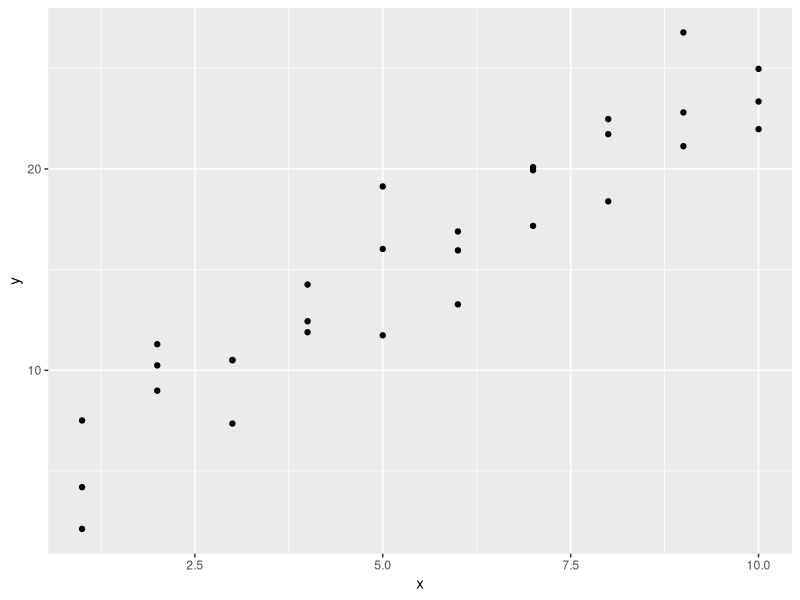
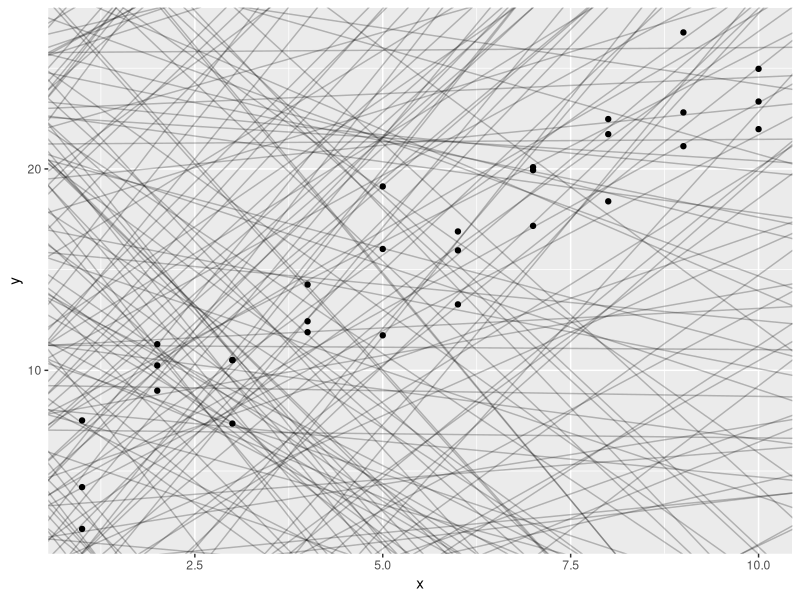
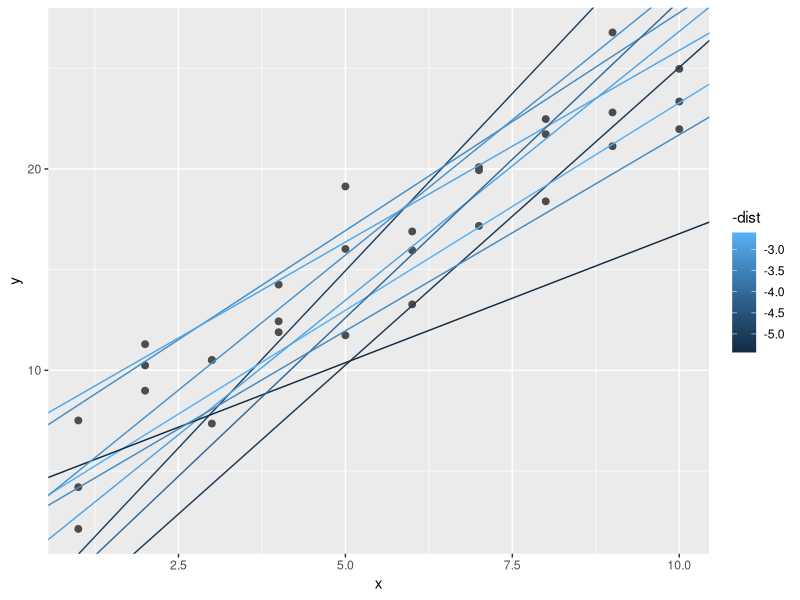
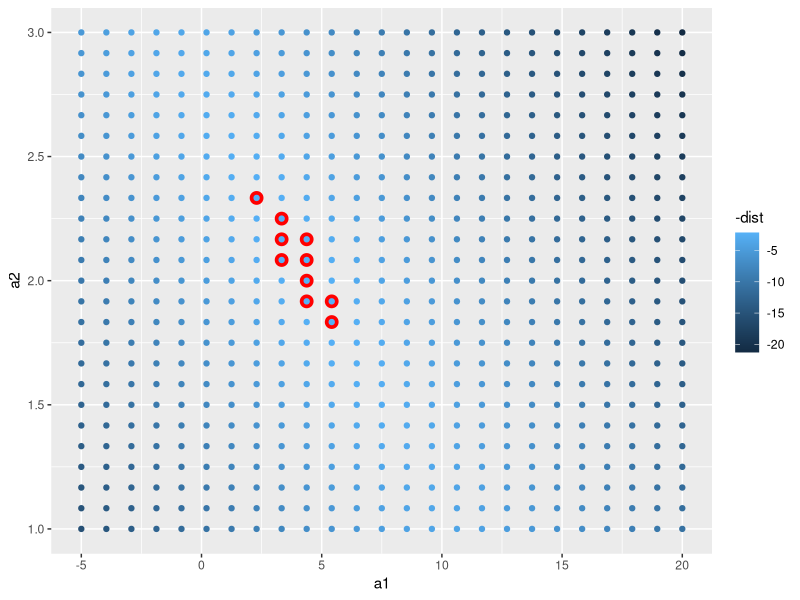
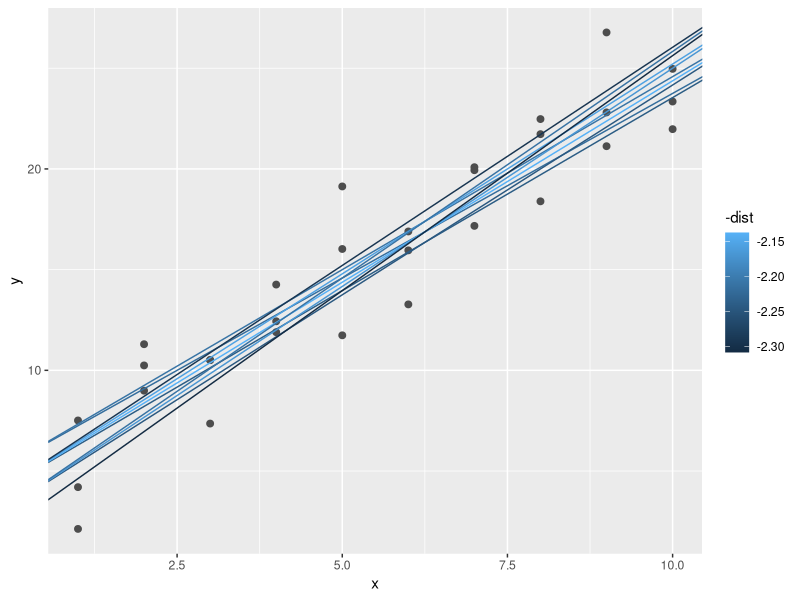
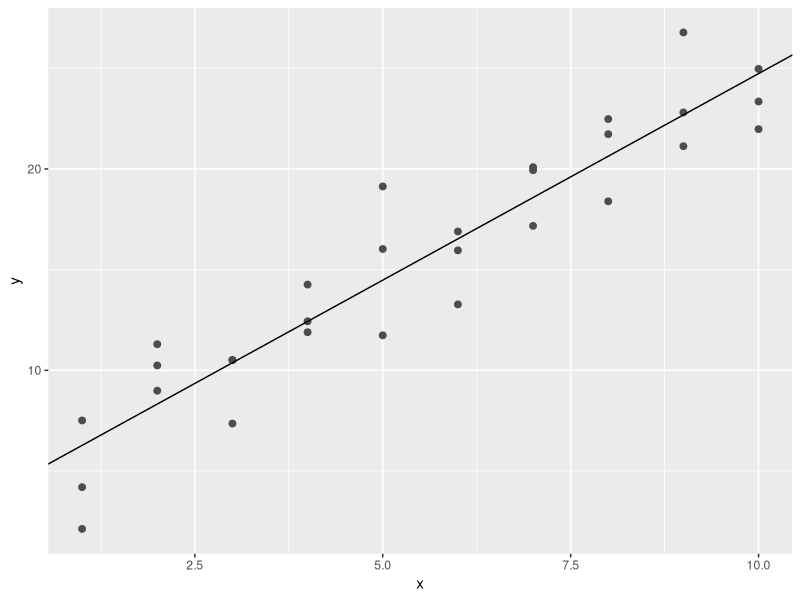

R code for these plots, in order:
## ---- chunk 1
library(tidyverse)

library(modelr)
options(na.action = na.warn)

## ---- chunk 2
ggplot(sim1, aes(x, y)) + 
  geom_point()
## ---- chunk 3
models <- tibble(
  a1 = runif(250, -20, 40),
  a2 = runif(250, -5, 5)
)



ggplot(sim1, aes(x, y)) + 
  geom_abline(aes(intercept = a1, slope = a2), data = models, alpha = 1/4) +
  geom_point() 
## ---- chunk 4
model1 <- function(a, data) {
  a[1] + data$x * a[2]
}
model1(c(7, 1.5), sim1)




## ---- chunk 5
measure_distance <- function(mod, data) {
  diff <- data$y - model1(mod, data)
  sqrt(mean(diff ^ 2))
}
measure_distance(c(7, 1.5), sim1)
## ---- chunk 6
sim1_dist <- function(a1, a2) {
  measure_distance(c(a1, a2), sim1)
}

models <- models %>% 
  mutate(dist = purrr::map2_dbl(a1, a2, sim1_dist))



## ---- chunk 7
ggplot(sim1, aes(x, y)) + 
  geom_point(size = 2, colour = "grey30") + 
  geom_abline(
    aes(intercept = a1, slope = a2, colour = -dist), 
    data = filter(models, rank(dist) <= 10)
  )
## ---- chunk 8
grid <- expand.grid(
  a1 = seq(-5, 20, length = 25),
  a2 = seq(1, 3, length = 25)
  ) %>% 
  mutate(dist = purrr::map2_dbl(a1, a2, sim1_dist))


grid %>% 
  ggplot(aes(a1, a2)) +
  geom_point(data = filter(grid, rank(dist) <= 10), size = 4, colour = "red") +
  geom_point(aes(colour = -dist)) 

## ---- chunk 9
ggplot(sim1, aes(x, y)) + 
  geom_point(size = 2, colour = "grey30") + 
  geom_abline(
    aes(intercept = a1, slope = a2, colour = -dist), 
    data = filter(grid, rank(dist) <= 10)
  )
## ---- chunk 10
best <- optim(c(0, 0), measure_distance, data = sim1)
best$par
#> [1] 4.222248 2.051204

ggplot(sim1, aes(x, y)) + 
  geom_point(size = 2, colour = "grey30") + 
  geom_abline(intercept = best$par[1], slope = best$par[2])
## ---- chunk 11
sim1_mod <- lm(y ~ x, data = sim1)
coef(sim1_mod)
